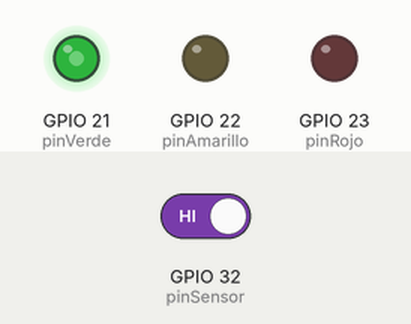
Recording of a sketch running on a simulated ESP32. Parts: output pins drawn as LEDs (lit = HIGH). The inputs (shaded band) are chosen by the test bench; at power-on: GPIO 32 (pinSensor) HIGH.

Above: at 1.2 s.
1.3 s: GPIO 32 (pinSensor) driven LOW
At 2.0 s:
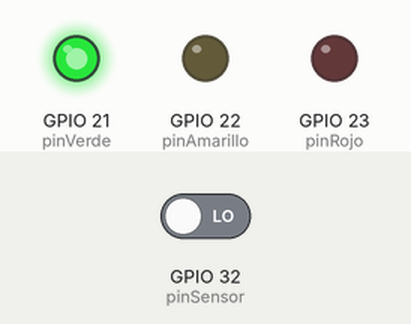
2.8 s: GPIO 32 (pinSensor) driven HIGH
At 6.1 s:
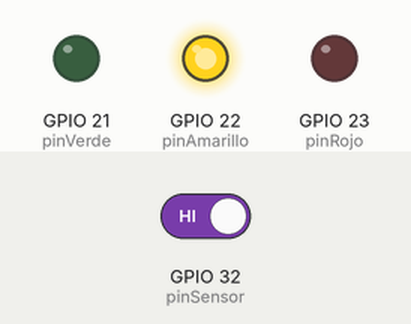
At 7.6 s:
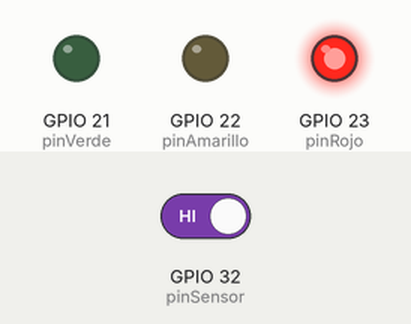
Timing chart, 0 to 13.5 s (numbered marks = the images above; inputs shaded):
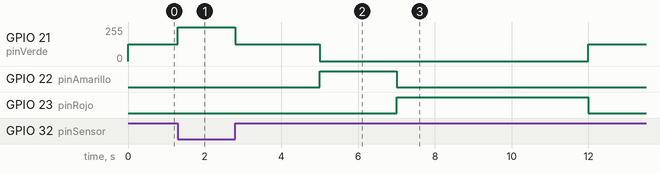

The sketch:

semaforo.ino
```cpp
const byte pinSensor = 32;   //Botón
const byte pinVerde = 21;    //LED verde PWM
const byte pinAmarillo = 22; //LED amarillo
const byte pinRojo = 23;     //LED rojo

hw_timer_t *timer = NULL;

volatile int contadorSegundos = 0;

int estado = 1; // 1 = verde, 2 = amarillo, 3 = rojo

void ARDUINO_ISR_ATTR onTimer() {
  contadorSegundos++;
}

void setup() {
  pinMode(pinSensor, INPUT_PULLUP);

  pinMode(pinVerde, OUTPUT);
  pinMode(pinAmarillo, OUTPUT);
  pinMode(pinRojo, OUTPUT);

  timer = timerBegin(1000000);
  timerAttachInterrupt(timer, &onTimer);
  timerAlarm(timer, 1000000, true, 0);
}

void loop() {

  bool hayVehiculo = digitalRead(pinSensor) == LOW;

  int tiempoVerde;

  if (hayVehiculo == true) {
    tiempoVerde = 8;
  } else {
    tiempoVerde = 5;
  }

  if (estado == 1) {
    analogWrite(pinVerde, hayVehiculo ? 255 : 127);
    digitalWrite(pinAmarillo, LOW);
    digitalWrite(pinRojo, LOW);

    if (contadorSegundos >= tiempoVerde) {
      estado = 2;
      contadorSegundos = 0;
    }
  }

  else if (estado == 2) {
    analogWrite(pinVerde, 0);
    digitalWrite(pinAmarillo, HIGH);
    digitalWrite(pinRojo, LOW);

    if (contadorSegundos >= 2) {
      estado = 3;
      contadorSegundos = 0;
    }
  }

  else if (estado == 3) {
    analogWrite(pinVerde, 0);
    digitalWrite(pinAmarillo, LOW);
    digitalWrite(pinRojo, HIGH);

    if (contadorSegundos >= 5) {
      estado = 1;
      contadorSegundos = 0;
    }
  }
}
```

Measured:
- after the input at 1.3 s, GPIO 21 (pinVerde): 127/255 → 255/255 at once
- after the input at 2.8 s, GPIO 21 (pinVerde): 255/255 → 127/255 at once, → 0/255 2.2 s later, → 127/255 7.0 s later; GPIO 23 (pinRojo): LOW → HIGH after 4.2 s instead of 7.2 s
